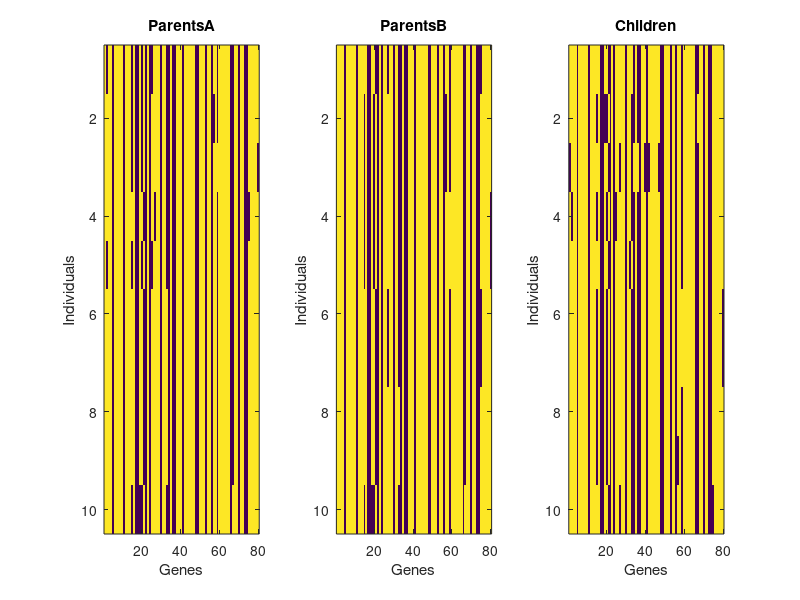
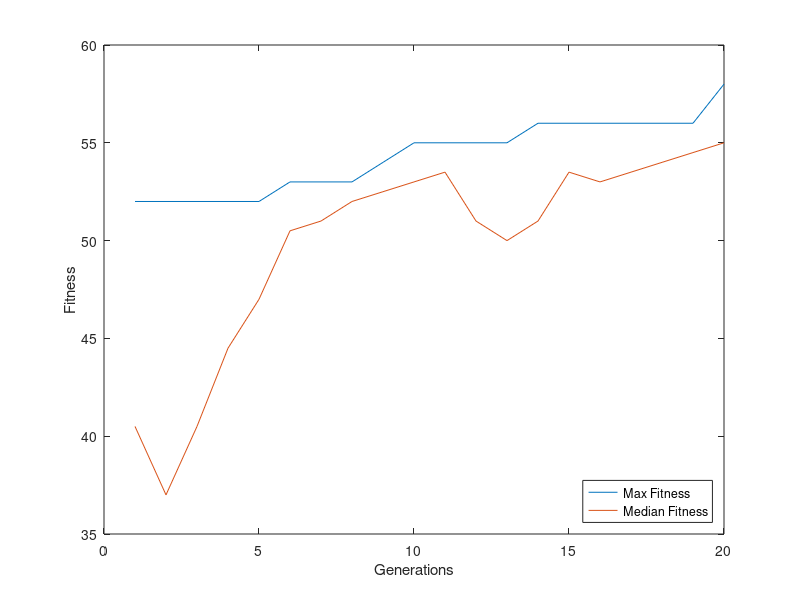

The MATLAB script that drew these images, in order:
%% One-Max Genetic Algorithm Examples
%
clear
%%
% Set Parameters
popSize = 10;
nGenes  = 80;
rateMut = 1/nGenes;
rateXov = 0.9;
maxGens = 20;


%% Initialize Population
% Initialize population randomly between zero and one
pop = randi([0 1],popSize,nGenes);
figure(1);imagesc(pop);xlabel('Genes');ylabel('Individuals');title('Children')

%% Evolution Loop
% Loop through evaluation, selection, and recombination for 'maxGens'
% generations or unless a termination criteria is reached
for gen = 1:maxGens

%% Evaluate Population
% As we are merely counting the number of ones in each individuals genome
% we can use the 'sum' function as a fitness measure. We record the best
% fitness and median fitness to record performance, and keep the index of
% the best individual. This individual is inserted into the population
% unchanged at the end of recombination (Elitism).

fitness = sum(pop,2);
[bestFitness(gen), bestIndividual] = max(fitness);
medianFitness(gen) = median(fitness);

%% Selection
% Parents are selected via tournament selection: 
%%
% # Two individuals are chosen for each breeding opportunity (2 spots per
% needed child)
% # The individuals in each matchup with the highest fitness is chosen as
% a parent for recombination
% 

matchupA = randi(popSize,2,popSize);
winnerAbool  = fitness(matchupA(1,:)) > fitness(matchupA(2,:));
parentAindx  = [matchupA(1,winnerAbool) matchupA(2,~winnerAbool)];

matchupB = randi(popSize,2,popSize);
winnerBbool  = fitness(matchupB(1,:)) > fitness(matchupB(2,:));
parentBindx  = [matchupA(1,winnerBbool) matchupA(2,~winnerBbool)];

%% Recombination
% Create new population by combining and altering chosen parents
   %% Crossover
   % Combine parents via single point crossover
   
   % Determine if parents will crossover or not
   doXover = (rand(1,popSize) < rateXov);
   
   % Determine Crossover Points
   crossPt = randi([1 nGenes-1],1,popSize) .* doXover;
   
   % Create Children Individuals
   indIndx = 1:popSize;
   newPop(indIndx,:) = [pop(parentAindx(indIndx), 1:end-crossPt(indIndx) )...
                        pop(parentBindx(indIndx), 1+end-crossPt(indIndx):end)];
                     
   %% Mutation
   % Possible bit flip for every gene
   mutation = rand(popSize,nGenes) < rateMut;
   newPop = xor(newPop, mutation);
   
%% Elitism
newPop(1,:) = pop(bestIndividual,:);
pop = newPop;
fitness = sum(newPop,2);

% View Parents and Children
subplot(1,3,1);imagesc(pop(parentAindx,:));xlabel('Genes');ylabel('Individuals');title('ParentsA')
subplot(1,3,2);imagesc(pop(parentBindx,:));xlabel('Genes');ylabel('Individuals');title('ParentsB')
subplot(1,3,3);imagesc(pop);xlabel('Genes');ylabel('Individuals');title('Children')
pause(0.1)


%% Early Termination
if bestFitness(gen) == nGenes; 
    break;
end


end


%% Best individual

%pop(bestIndividual,:)
%% Plot Result
figure(2);clf;
plot(bestFitness);hold on;
plot(medianFitness);
xlabel('Generations');ylabel('Fitness');
legend('Max Fitness', 'Median Fitness','Location','SouthEast')

